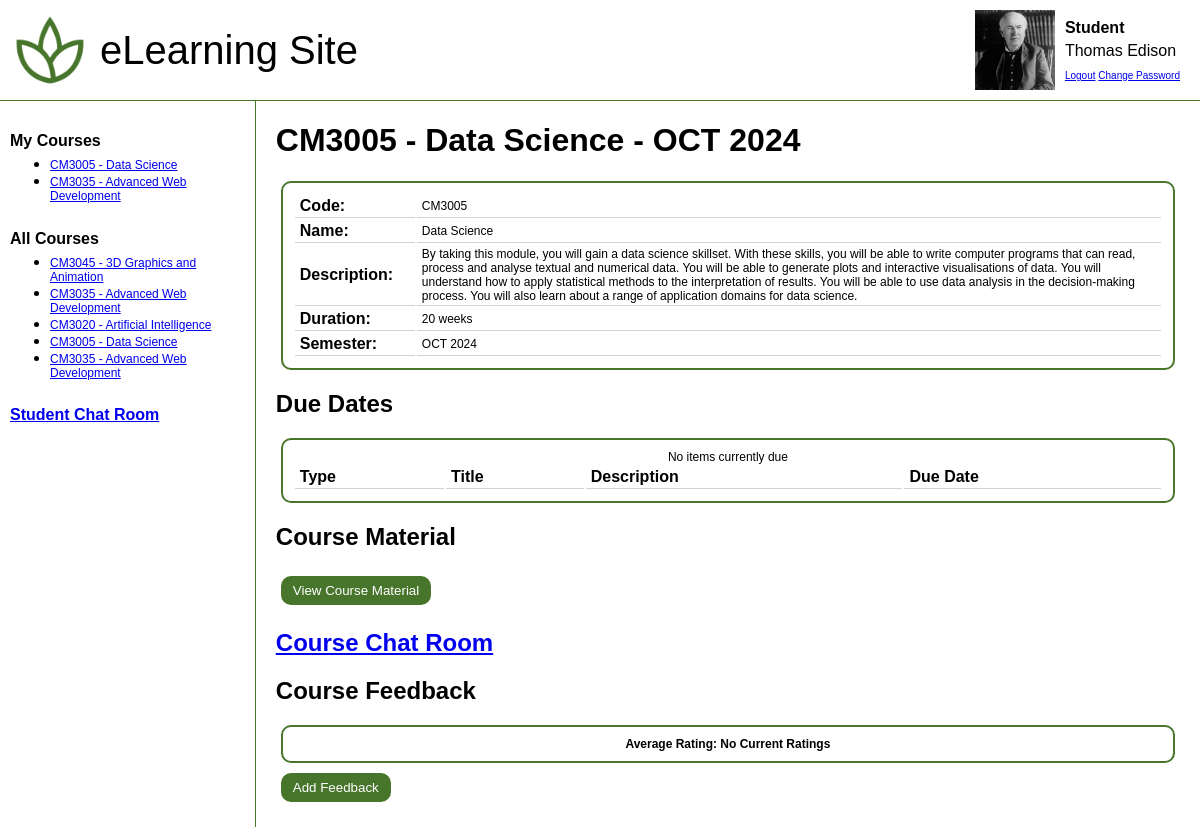
Page /course_view/11 (signed in) on the committed database.
### elearning/models.py (models this page shows, shortened)
class AppUser(models.Model):
    user = models.OneToOneField(User, on_delete=models.CASCADE)
    image = models.ImageField(upload_to='elearning/uploads/profilePhotos/%Y/%m/%d', blank=True, null=True)

class Registrations(models.Model):
    class Status(models.TextChoices):
        Pending = "PENDING"
        Approved = "APPROVED"
        Declined = "DECLINED"
        Blocked = "BLOCKED"
    status = models.CharField(max_length=8, choices=Status)
    student = models.ForeignKey(User, on_delete=models.DO_NOTHING)
    course = models.ForeignKey(Courses, null = False, on_delete=models.DO_NOTHING)
    note = models.CharField(max_length=256, blank=True)
    registration_date = models.DateField(auto_now = True, null=False)
    class Meta:
        verbose_name_plural = "Registrations"
        unique_together = ('student', 'course')

class Courses(models.Model):
    code = models.CharField(max_length = 10, null=False)
    name = models.CharField(max_length = 256, null=False)
    description = models.TextField(null=False)
    length_in_weeks = models.PositiveIntegerField(default = 1, null=False, validators=[MinValueValidator(1), MaxValueValidator(52)])
    semester = models.ForeignKey(Semester, on_delete=models.DO_NOTHING)
    date_added = models.DateField(auto_now = True)
    class Meta:
        verbose_name_plural = "Courses"
    def __str__(self):
        return f"{self.code} - {self.name} - {self.semester}"

class Semester(models.Model):
    class Months(models.TextChoices):
        JANUARY = "JAN"
        FEBRUARY = "FEB"
        MARCH = "MAR"
        APRIL = "APR"
        MAY = "MAY"
        JUNE = "JUN"
        JULY = "JUL"
        AUGUST = "AUG"
        SEPTEMBER = "SEP"
        OCTOBER = "OCT"
        NOVEMBER = "NOV"
        DECEMBER = "DEC"
    startMonth = models.CharField(max_length=3, choices=Months)
    startYear = models.PositiveSmallIntegerField(null=False, default=datetime.datetime.now().year, validators=[MinValueValidator(datetime.datetime.now().year), MaxValueValidator(9999)])
    def __str__(self):
        return f"{self.startMonth} {self.startYear}"

### elearning/views.py (the view)
# urls.py: path('course_view/<int:pk>', views.courseView, name = 'course_view'),
@login_required
def courseView(request, pk):
    context=template_details(request, pk)
    context['course_feedback'] = CourseFeedback.objects.filter(course_id=pk)
    if (context['role'] == "Teacher"):
        context['pending_registrations'] = Registrations.objects.filter(course = context['selected_course'])
    feedback = context['course_feedback']
    if (len(feedback) != 0):
        sum_rating = 0
        for item in feedback:
            sum_rating += item.rating
        average_rating = sum_rating / len(feedback)
        context['average_rating'] = average_rating
    if (len(feedback) == 0):
        context['average_rating'] = "No Current Ratings"
    if (len(Registrations.objects.filter(student = request.user, course = context['selected_course'])) == 0):
        context['isRegistered'] = "NOT REGISTERED"
    if (len(Registrations.objects.filter(student = request.user, course = context['selected_course'])) != 0):
        context['isRegistered'] = (Registrations.objects.get(student=request.user, course = context['selected_course']).status)
    registerForm = Register_Student_to_CourseForm(initial={'status':'PENDING', 'student': request.user, 'course': context['selected_course']})
    if request.method == 'POST':
        register_form = Register_Student_to_CourseForm(request.POST)
        register_form.save()
        return redirect('/course_view/'+str(pk))
    context['RegisterButton'] = registerForm
    dueDates = CourseDueDates.objects.filter(course_id = context['selected_course'])
    context['dueDates'] = dueDates
    return render(request, 'elearning/course_view.html', context)

### elearning/views.py (called while the page is built)
def is_member(user):
    if user.groups.filter(name='Teacher').exists():
        return "Teacher"
    if user.groups.filter(name='Student').exists():
        return "Student"

def template_details(request, course_code):
    context={}
    context['role'] = (is_member(request.user))
    context['courses'] = Courses.objects.all()
    context['teachers'] = User.objects.filter(groups__name='Teacher')
    context['students'] = User.objects.filter(groups__name='Student')
    context['user_image'] = AppUser.objects.get(user = request.user).image
    if (context['role'] == "Student"):
        context['courses_enrolled'] = Registrations.objects.filter(status = "APPROVED", student = request.user)
    if (course_code):
        context['selected_course'] = Courses.objects.filter(pk=course_code)[0]
    return context

### elearning/templates/elearning/course_view.html (shortened to what this page needs)
{% extends "./base.html" %}
{% block content %}
<div>
    <h1>{{ selected_course }}</h1>
    <div id="course-Info-table-container" class="main_section">
        <table class="table-container">
            <tr>
                <th>Code:</th>
                <td><p>{{ selected_course.code }}</p></td>
            </tr>
            <tr>
                <th style="width: 110px;">Name:</th>
                <td><p>{{ selected_course.name }}</p></td>
            </tr>
            <tr>
                <th>Description:</th>
                <td><p>{{ selected_course.description }}</p></td>
            </tr>
            <tr>
                <th>Duration:</th>
                <td><p>{{ selected_course.length_in_weeks }} weeks</p></td>
            </tr>
            <tr>
                <th>Semester:</th>
                <td><p>{{ selected_course.semester }}</p></td>
            </tr>
        </table>
    </div>
    {% if role == "Student" and isRegistered == "APPROVED" %}
        <h2>Due Dates</h2>
        <div class="main_section">
            <table class="table-container">
                <tr>
                    <th>Type</th>
                    <th>Title</th>
                    <th>Description</th>
                    <th>Due Date</th>
                </tr>
            {% for date in dueDates %}
                <tr>
                    <td><p>{{ date.type }}</p></td>
                    <td><p>{{ date.title }}</p></td>
                    <td><p>{{ date.description }}</p></td>
                    <td><p>{{ date.date_due }}</p></td>
                </tr>
            {% empty %}
                <p>No items currently due</p>
            {% endfor %}
            </table>
        </div>
    {% endif %}
    <div>
        {% if role == "Student" and isRegistered == "APPROVED" %}
            <h2>Course Material</h2>
            <a href="/course_view_material/{{selected_course.pk}}"><button type="button" class="button-active">View Course Material</button></a>
        {% endif %}
    </div>
     {% if role == "Teacher" or isRegistered == "APPROVED" %}
        <a href="/chat/{{selected_course.code}}"><h2 style="margin-bottom: 0">Course Chat Room</h2></a>
     {% endif %}
    <h2>Course Feedback</h2>
    <div id="courseFeedback">
        <p class="main_section"><strong>Average Rating: {{ average_rating }}</strong></p>
        {% if isRegistered == "APPROVED" and role == "Student" %}
            <button class="button-active" onclick="submit()">Add Feedback</button>
        {% endif %}
    </div>
</div>
{% endblock %}

### elearning/templates/elearning/base.html (shortened to what this page needs)
{% include "./header.html" %}
<div id="body-container" style="display: flex; flex-direction: row; width:100%;">
    <div id="left-nav-bar" style="min-width:250px">
        <div style="padding: 10px;border-right:1px solid #48752C; height: 100%; display:flex; flex-direction:column;">
            {% if role == "Student" %}
                <h4 style="margin-bottom: 0;">My Courses</h4>
                <ul style="margin-bottom: 5px; margin-top:5px">
                    {% for enrolled in courses_enrolled %}
                        <li><p><a href="/course_view/{{enrolled.course.pk}}">{{enrolled.course.code}} - {{enrolled.course.name}}</a></p></li>
                    {% endfor %}
                </ul>
                <h4 style="margin-bottom: 0;">All Courses</h4>
                <ul style="margin-bottom: 5px; margin-top:5px">
                    {% for course in courses %}
                        <li><p><a href="/course_view/{{course.pk}}">{{course.code}} - {{course.name}}</a></p></li>
                    {% endfor %}
                </ul>
                <a href="/chat/StudentChat"><h4 style="margin-bottom: 0">Student Chat Room</h4></a>
            {% endif %}
        </div>
    </div>
    <div id="Main_content" style="width:80%; margin-left: 20px; margin-right: 20px;">
        {% block content %}Didn't render content{% endblock %}
    </div>
</div>
{% include "./footer.html" %}

### elearning/templates/elearning/header.html (shortened to what this page needs)
<!DOCTYPE html>
<html lang="en">
<head>
    <link rel="stylesheet" type="text/css" href="../../static/css/elearning.css?{% now "U" %}">
</head>
<body>
    <div id="header-container" style="background-color: white; min-width:650px;" >
            <img id="header-logo" src="../../static/images/logo.png" id="logo" alt="website logo" onclick="location.href='/'" style="cursor:pointer;">
            <div id="header-title" onclick="location.href='/'" style="cursor:pointer;">eLearning Site</div>
        {% if user.is_authenticated %}
        <div id="login-option" style="display: flex; flex-direction: row; align-items: center">
            {% if user_image %}
            <img src="/media/{{user_image}}" style="height:80%; margin: 10px">
            {% else %}
            <img src="../../static/images/placeholder-profile.jpg" style="height:80%; margin: 10px">
            {%endif%}
            <div>
                {% if role %}
                <div style="font-weight: bold; margin-bottom: 5px">{{ role }}</div>
                {% endif %}
                {% if user.first_name %}
                    <div>{{user.first_name}} {{user.last_name}}</div>
                {% else %}
                    <div>{{user}}</div>
                {% endif %}
                <div style="font-size: 10px; margin-top: 10px;"><a href="/logout">Logout</a> <a href="/change_password">Change Password</a></div>
            </div>
        </div>
        {% else %}
        <div id="login-option">
        </div>
        {% endif %}
    </div>

### elearning/static/css/elearning.css (style rules this page uses)
body { margin: 0; background-color: white; font-family: Verdana, Geneva, Tahoma, sans-serif; }
#header-container { background-color: white; width: 100%; border-color: #48752C; border-bottom: 1px solid #48752C; position: -webkit-sticky; position: sticky; top: 0; display: flex; align-items: center; }
#header-logo { padding: 10px; width: 80px; height: 80px }
#header-title { font-size: 40px; }
#login-option { position: absolute; right: 0; top: 0; padding-right: 20px; height: 100%; align-content: center }
.button-active { align-self: center; text-align: center; margin: 5px; padding: 5px; padding-left: 10px; padding-right: 10px; border-radius: 20px; background-color: #48752C; color: white; transition-duration: 0.4s; border: 2px solid #48752C; border-radius: 10px; outline: none; }
.main_section { margin: 5px; padding: 10px; border: 2px solid #48752C; border-radius: 10px; text-align: center; outline: none; }
p { font-size: 12px; margin: 0; padding: 0; }
.table-container { width: 100% }
#home-deadlines-table, th, td { border-bottom: 1px solid lightgrey; border-collapse: collapse; text-align: left; padding: 2px; padding-left: 5px; padding-right: 5px; }

### rows in the picture
AppUser: image (picture)
Registrations: course.code "CM3005", course.name "Data Science"
Registrations: course.code "CM3035", course.name "Advanced Web Development"
Courses: code "CM3045", name "3D Graphics and Animation"
Courses: code "CM3035", name "Advanced Web Development"
Courses: code "CM3020", name "Artificial Intelligence"
Courses: code "CM3005", name "Data Science", code+name+semester "CM3005 - Data Science - OCT 2024", description "By taking this module, you will gain a data science skillset. With these skills, you will be able to write computer programs that can read, process and analyse textual and numerical data. You will be able to generate plots and interactive visualisations of data. You will understand how to apply statistical methods to the interpretation of results. You will be able to use data analysis in the decision-making process. You will also learn about a range of application domains for data science.", length_in_weeks "20", semester "OCT 2024"
Courses: code "CM3035", name "Advanced Web Development"

### other values in the picture
{{ role }} "Student"
{{ user.first_name }} "Thomas"
{{ user.last_name }} "Edison"
{{ average_rating }} "No Current Ratings"
